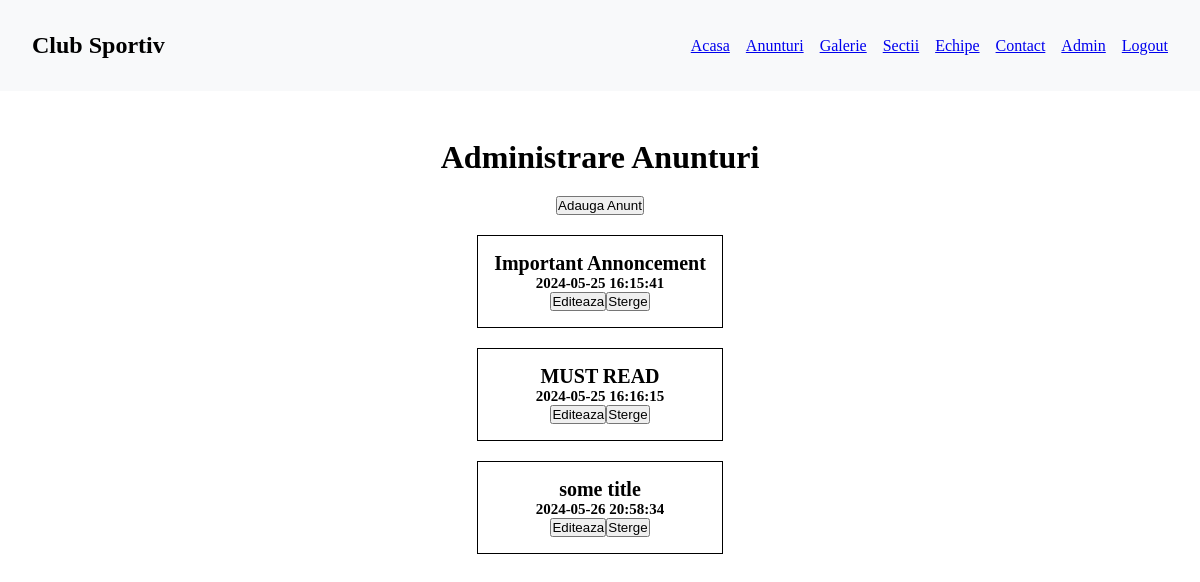
/pages/admin/announcements/announcements.php (signed in), run on the app's committed database.
### tables this page shows
CREATE TABLE `announcements` (
  `id` int(11) NOT NULL,
  `title` varchar(255) NOT NULL,
  `description` text NOT NULL,
  `creation_date` datetime NOT NULL DEFAULT current_timestamp()
);

### scripts/get_admin_announcements.php (the view, shortened to what this page needs)
<?php
    include ROOT_PATH . 'includes/db.php';
    $sql = "SELECT * FROM announcements";
    try {
        $result = mysqli_query($conn, $sql);
        if (mysqli_num_rows($result) > 0) {
            while ($row = mysqli_fetch_assoc($result)) {
                echo "<div class='container__content__admin_announcements__an'>";
                echo "<h2 class='container__content__admin_announcements__an__title'>" . $row["title"] . "</h2>";
                echo "<p class='container__content__admin_announcements__an__date'>" . $row["creation_date"] . "</p>";
                echo "<div class='container__content__admin_announcements__an__actions'>";
                echo "<button class='container__content__admin_announcements__an__actions__edit' data-id='". $row["id"] ."'>Editeaza</button>";
                echo "<button class='container__content__admin_announcements__an__actions__delete' data-id='". $row["id"] ."'>Sterge</button>";
                echo "</div>";
                echo "</div>";
            }
        } else {
            echo "0 results";
        }
    } catch (mysqli_sql_exception $e) {
        echo "Query failed: " . $e->getMessage();
    }
?>

### css/style.css (style rules this page uses)
* { margin: 0; padding: 0; box-sizing: border-box; }

### pages/admin/announcements/announcements.css (style rules this page uses)
.container__content__admin_announcements__an { display: flex; flex-direction: column; justify-content: center; align-items: center; margin-top: 20px; border: 1px solid black; padding: 1rem; width: 100%; }
.container__content__admin_announcements__an__title { font-size: 20px; font-weight: bold; text-align: center; }
.container__content__admin_announcements__an__date { font-size: 15px; font-weight: bold; text-align: center; }

### data on the page
announcements: title "Important Annoncement", creation_date "2024-05-25 16:15:41"
announcements: title "MUST READ", creation_date "2024-05-25 16:16:15"
announcements: title "some title", creation_date "2024-05-26 20:58:34"
